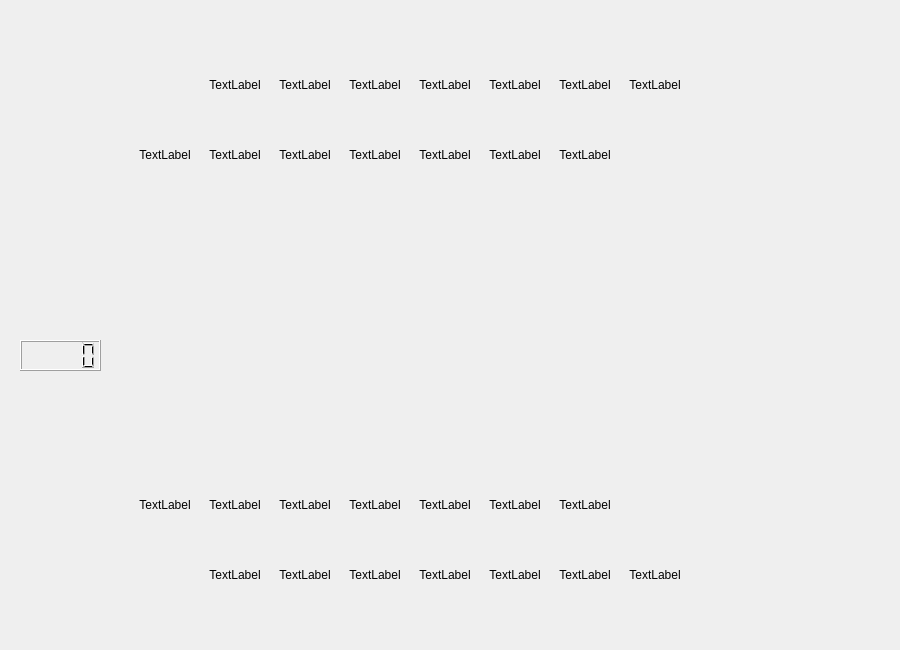
<?xml version="1.0" encoding="UTF-8"?>
<ui version="4.0">
 <class>playWindow</class>
 <widget class="QWidget" name="playWindow">
  <property name="geometry">
   <rect>
    <x>0</x>
    <y>0</y>
    <width>900</width>
    <height>650</height>
   </rect>
  </property>
  <property name="windowTitle">
   <string>Form</string>
  </property>
  <widget class="boardMouseEvent" name="label">
   <property name="geometry">
    <rect>
     <x>130</x>
     <y>50</y>
     <width>560</width>
     <height>560</height>
    </rect>
   </property>
   <property name="cursor">
    <cursorShape>ClosedHandCursor</cursorShape>
   </property>
   <property name="mouseTracking">
    <bool>true</bool>
   </property>
   <property name="text">
    <string/>
   </property>
  </widget>
  <widget class="mouseEvent" name="player1King">
   <property name="geometry">
    <rect>
     <x>410</x>
     <y>50</y>
     <width>70</width>
     <height>70</height>
    </rect>
   </property>
   <property name="cursor">
    <cursorShape>OpenHandCursor</cursorShape>
   </property>
   <property name="mouseTracking">
    <bool>true</bool>
   </property>
   <property name="text">
    <string>TextLabel</string>
   </property>
   <property name="alignment">
    <set>Qt::AlignCenter</set>
   </property>
  </widget>
  <widget class="mouseEvent" name="player1Pawn1">
   <property name="geometry">
    <rect>
     <x>130</x>
     <y>120</y>
     <width>70</width>
     <height>70</height>
    </rect>
   </property>
   <property name="cursor">
    <cursorShape>OpenHandCursor</cursorShape>
   </property>
   <property name="mouseTracking">
    <bool>true</bool>
   </property>
   <property name="text">
    <string>TextLabel</string>
   </property>
   <property name="alignment">
    <set>Qt::AlignCenter</set>
   </property>
  </widget>
  <widget class="mouseEvent" name="player1Pawn4">
   <property name="geometry">
    <rect>
     <x>340</x>
     <y>120</y>
     <width>70</width>
     <height>70</height>
    </rect>
   </property>
   <property name="cursor">
    <cursorShape>OpenHandCursor</cursorShape>
   </property>
   <property name="mouseTracking">
    <bool>true</bool>
   </property>
   <property name="text">
    <string>TextLabel</string>
   </property>
   <property name="alignment">
    <set>Qt::AlignCenter</set>
   </property>
  </widget>
  <widget class="mouseEvent" name="player1Pawn8">
   <property name="enabled">
    <bool>true</bool>
   </property>
   <property name="geometry">
    <rect>
     <x>620</x>
     <y>120</y>
     <width>70</width>
     <height>70</height>
    </rect>
   </property>
   <property name="cursor">
    <cursorShape>OpenHandCursor</cursorShape>
   </property>
   <property name="mouseTracking">
    <bool>true</bool>
   </property>
   <property name="focusPolicy">
    <enum>Qt::ClickFocus</enum>
   </property>
   <property name="frameShape">
    <enum>QFrame::NoFrame</enum>
   </property>
   <property name="text">
    <string/>
   </property>
   <property name="scaledContents">
    <bool>false</bool>
   </property>
   <property name="alignment">
    <set>Qt::AlignCenter</set>
   </property>
  </widget>
  <widget class="mouseEvent" name="player1Pawn5">
   <property name="geometry">
    <rect>
     <x>410</x>
     <y>120</y>
     <width>70</width>
     <height>70</height>
    </rect>
   </property>
   <property name="cursor">
    <cursorShape>OpenHandCursor</cursorShape>
   </property>
   <property name="mouseTracking">
    <bool>true</bool>
   </property>
   <property name="text">
    <string>TextLabel</string>
   </property>
   <property name="alignment">
    <set>Qt::AlignCenter</set>
   </property>
  </widget>
  <widget class="mouseEvent" name="player1Pawn7">
   <property name="geometry">
    <rect>
     <x>550</x>
     <y>120</y>
     <width>70</width>
     <height>70</height>
    </rect>
   </property>
   <property name="cursor">
    <cursorShape>OpenHandCursor</cursorShape>
   </property>
   <property name="mouseTracking">
    <bool>true</bool>
   </property>
   <property name="text">
    <string>TextLabel</string>
   </property>
   <property name="scaledContents">
    <bool>false</bool>
   </property>
   <property name="alignment">
    <set>Qt::AlignCenter</set>
   </property>
  </widget>
  <widget class="mouseEvent" name="player1Queen">
   <property name="geometry">
    <rect>
     <x>340</x>
     <y>50</y>
     <width>70</width>
     <height>70</height>
    </rect>
   </property>
   <property name="cursor">
    <cursorShape>OpenHandCursor</cursorShape>
   </property>
   <property name="mouseTracking">
    <bool>true</bool>
   </property>
   <property name="text">
    <string>TextLabel</string>
   </property>
   <property name="alignment">
    <set>Qt::AlignCenter</set>
   </property>
  </widget>
  <widget class="mouseEvent" name="player1Pawn2">
   <property name="geometry">
    <rect>
     <x>200</x>
     <y>120</y>
     <width>70</width>
     <height>70</height>
    </rect>
   </property>
   <property name="cursor">
    <cursorShape>OpenHandCursor</cursorShape>
   </property>
   <property name="mouseTracking">
    <bool>true</bool>
   </property>
   <property name="text">
    <string>TextLabel</string>
   </property>
   <property name="alignment">
    <set>Qt::AlignCenter</set>
   </property>
  </widget>
  <widget class="mouseEvent" name="player1Bishop1">
   <property name="geometry">
    <rect>
     <x>270</x>
     <y>50</y>
     <width>70</width>
     <height>70</height>
    </rect>
   </property>
   <property name="cursor">
    <cursorShape>OpenHandCursor</cursorShape>
   </property>
   <property name="mouseTracking">
    <bool>true</bool>
   </property>
   <property name="text">
    <string>TextLabel</string>
   </property>
   <property name="alignment">
    <set>Qt::AlignCenter</set>
   </property>
  </widget>
  <widget class="mouseEvent" name="player1Horse2">
   <property name="geometry">
    <rect>
     <x>550</x>
     <y>50</y>
     <width>70</width>
     <height>70</height>
    </rect>
   </property>
   <property name="cursor">
    <cursorShape>OpenHandCursor</cursorShape>
   </property>
   <property name="mouseTracking">
    <bool>true</bool>
   </property>
   <property name="text">
    <string>TextLabel</string>
   </property>
   <property name="alignment">
    <set>Qt::AlignCenter</set>
   </property>
  </widget>
  <widget class="mouseEvent" name="player1Bishop2">
   <property name="geometry">
    <rect>
     <x>480</x>
     <y>50</y>
     <width>70</width>
     <height>70</height>
    </rect>
   </property>
   <property name="cursor">
    <cursorShape>OpenHandCursor</cursorShape>
   </property>
   <property name="mouseTracking">
    <bool>true</bool>
   </property>
   <property name="text">
    <string>TextLabel</string>
   </property>
   <property name="alignment">
    <set>Qt::AlignCenter</set>
   </property>
  </widget>
  <widget class="mouseEvent" name="player1Pawn3">
   <property name="geometry">
    <rect>
     <x>270</x>
     <y>120</y>
     <width>70</width>
     <height>70</height>
    </rect>
   </property>
   <property name="cursor">
    <cursorShape>OpenHandCursor</cursorShape>
   </property>
   <property name="mouseTracking">
    <bool>true</bool>
   </property>
   <property name="text">
    <string>TextLabel</string>
   </property>
   <property name="alignment">
    <set>Qt::AlignCenter</set>
   </property>
  </widget>
  <widget class="mouseEvent" name="player1Rok1">
   <property name="enabled">
    <bool>true</bool>
   </property>
   <property name="geometry">
    <rect>
     <x>130</x>
     <y>50</y>
     <width>70</width>
     <height>70</height>
    </rect>
   </property>
   <property name="cursor">
    <cursorShape>OpenHandCursor</cursorShape>
   </property>
   <property name="mouseTracking">
    <bool>true</bool>
   </property>
   <property name="focusPolicy">
    <enum>Qt::ClickFocus</enum>
   </property>
   <property name="frameShape">
    <enum>QFrame::NoFrame</enum>
   </property>
   <property name="text">
    <string/>
   </property>
   <property name="scaledContents">
    <bool>false</bool>
   </property>
   <property name="alignment">
    <set>Qt::AlignCenter</set>
   </property>
  </widget>
  <widget class="mouseEvent" name="player1Pawn6">
   <property name="geometry">
    <rect>
     <x>480</x>
     <y>120</y>
     <width>70</width>
     <height>70</height>
    </rect>
   </property>
   <property name="cursor">
    <cursorShape>OpenHandCursor</cursorShape>
   </property>
   <property name="mouseTracking">
    <bool>true</bool>
   </property>
   <property name="text">
    <string>TextLabel</string>
   </property>
   <property name="alignment">
    <set>Qt::AlignCenter</set>
   </property>
  </widget>
  <widget class="mouseEvent" name="player1Horse1">
   <property name="geometry">
    <rect>
     <x>200</x>
     <y>50</y>
     <width>70</width>
     <height>70</height>
    </rect>
   </property>
   <property name="cursor">
    <cursorShape>OpenHandCursor</cursorShape>
   </property>
   <property name="mouseTracking">
    <bool>true</bool>
   </property>
   <property name="text">
    <string>TextLabel</string>
   </property>
   <property name="alignment">
    <set>Qt::AlignCenter</set>
   </property>
  </widget>
  <widget class="mouseEvent" name="player1Rok2">
   <property name="geometry">
    <rect>
     <x>620</x>
     <y>50</y>
     <width>70</width>
     <height>70</height>
    </rect>
   </property>
   <property name="cursor">
    <cursorShape>OpenHandCursor</cursorShape>
   </property>
   <property name="mouseTracking">
    <bool>true</bool>
   </property>
   <property name="text">
    <string>TextLabel</string>
   </property>
   <property name="scaledContents">
    <bool>false</bool>
   </property>
   <property name="alignment">
    <set>Qt::AlignCenter</set>
   </property>
  </widget>
  <widget class="mouseEvent" name="player2Rok2">
   <property name="geometry">
    <rect>
     <x>620</x>
     <y>540</y>
     <width>70</width>
     <height>70</height>
    </rect>
   </property>
   <property name="cursor">
    <cursorShape>OpenHandCursor</cursorShape>
   </property>
   <property name="mouseTracking">
    <bool>true</bool>
   </property>
   <property name="text">
    <string>TextLabel</string>
   </property>
   <property name="scaledContents">
    <bool>false</bool>
   </property>
   <property name="alignment">
    <set>Qt::AlignCenter</set>
   </property>
  </widget>
  <widget class="mouseEvent" name="player2Pawn1">
   <property name="geometry">
    <rect>
     <x>130</x>
     <y>470</y>
     <width>70</width>
     <height>70</height>
    </rect>
   </property>
   <property name="cursor">
    <cursorShape>OpenHandCursor</cursorShape>
   </property>
   <property name="mouseTracking">
    <bool>true</bool>
   </property>
   <property name="text">
    <string>TextLabel</string>
   </property>
   <property name="alignment">
    <set>Qt::AlignCenter</set>
   </property>
  </widget>
  <widget class="mouseEvent" name="player2Queen">
   <property name="geometry">
    <rect>
     <x>340</x>
     <y>540</y>
     <width>70</width>
     <height>70</height>
    </rect>
   </property>
   <property name="cursor">
    <cursorShape>OpenHandCursor</cursorShape>
   </property>
   <property name="mouseTracking">
    <bool>true</bool>
   </property>
   <property name="text">
    <string>TextLabel</string>
   </property>
   <property name="alignment">
    <set>Qt::AlignCenter</set>
   </property>
  </widget>
  <widget class="mouseEvent" name="player2Horse1">
   <property name="geometry">
    <rect>
     <x>200</x>
     <y>540</y>
     <width>70</width>
     <height>70</height>
    </rect>
   </property>
   <property name="cursor">
    <cursorShape>OpenHandCursor</cursorShape>
   </property>
   <property name="mouseTracking">
    <bool>true</bool>
   </property>
   <property name="text">
    <string>TextLabel</string>
   </property>
   <property name="alignment">
    <set>Qt::AlignCenter</set>
   </property>
  </widget>
  <widget class="mouseEvent" name="player2Pawn4">
   <property name="geometry">
    <rect>
     <x>340</x>
     <y>470</y>
     <width>70</width>
     <height>70</height>
    </rect>
   </property>
   <property name="cursor">
    <cursorShape>OpenHandCursor</cursorShape>
   </property>
   <property name="mouseTracking">
    <bool>true</bool>
   </property>
   <property name="text">
    <string>TextLabel</string>
   </property>
   <property name="alignment">
    <set>Qt::AlignCenter</set>
   </property>
  </widget>
  <widget class="mouseEvent" name="player2King">
   <property name="geometry">
    <rect>
     <x>410</x>
     <y>540</y>
     <width>70</width>
     <height>70</height>
    </rect>
   </property>
   <property name="cursor">
    <cursorShape>OpenHandCursor</cursorShape>
   </property>
   <property name="mouseTracking">
    <bool>true</bool>
   </property>
   <property name="text">
    <string>TextLabel</string>
   </property>
   <property name="alignment">
    <set>Qt::AlignCenter</set>
   </property>
  </widget>
  <widget class="mouseEvent" name="player2Pawn2">
   <property name="geometry">
    <rect>
     <x>200</x>
     <y>470</y>
     <width>70</width>
     <height>70</height>
    </rect>
   </property>
   <property name="cursor">
    <cursorShape>OpenHandCursor</cursorShape>
   </property>
   <property name="mouseTracking">
    <bool>true</bool>
   </property>
   <property name="text">
    <string>TextLabel</string>
   </property>
   <property name="alignment">
    <set>Qt::AlignCenter</set>
   </property>
  </widget>
  <widget class="mouseEvent" name="player2Horse2">
   <property name="geometry">
    <rect>
     <x>550</x>
     <y>540</y>
     <width>70</width>
     <height>70</height>
    </rect>
   </property>
   <property name="cursor">
    <cursorShape>OpenHandCursor</cursorShape>
   </property>
   <property name="mouseTracking">
    <bool>true</bool>
   </property>
   <property name="text">
    <string>TextLabel</string>
   </property>
   <property name="alignment">
    <set>Qt::AlignCenter</set>
   </property>
  </widget>
  <widget class="mouseEvent" name="player2Pawn3">
   <property name="geometry">
    <rect>
     <x>270</x>
     <y>470</y>
     <width>70</width>
     <height>70</height>
    </rect>
   </property>
   <property name="cursor">
    <cursorShape>OpenHandCursor</cursorShape>
   </property>
   <property name="mouseTracking">
    <bool>true</bool>
   </property>
   <property name="text">
    <string>TextLabel</string>
   </property>
   <property name="alignment">
    <set>Qt::AlignCenter</set>
   </property>
  </widget>
  <widget class="mouseEvent" name="player2Pawn6">
   <property name="geometry">
    <rect>
     <x>480</x>
     <y>470</y>
     <width>70</width>
     <height>70</height>
    </rect>
   </property>
   <property name="cursor">
    <cursorShape>OpenHandCursor</cursorShape>
   </property>
   <property name="mouseTracking">
    <bool>true</bool>
   </property>
   <property name="text">
    <string>TextLabel</string>
   </property>
   <property name="alignment">
    <set>Qt::AlignCenter</set>
   </property>
  </widget>
  <widget class="mouseEvent" name="player2Pawn5">
   <property name="geometry">
    <rect>
     <x>410</x>
     <y>470</y>
     <width>70</width>
     <height>70</height>
    </rect>
   </property>
   <property name="cursor">
    <cursorShape>OpenHandCursor</cursorShape>
   </property>
   <property name="mouseTracking">
    <bool>true</bool>
   </property>
   <property name="text">
    <string>TextLabel</string>
   </property>
   <property name="alignment">
    <set>Qt::AlignCenter</set>
   </property>
  </widget>
  <widget class="mouseEvent" name="player2Pawn7">
   <property name="geometry">
    <rect>
     <x>550</x>
     <y>470</y>
     <width>70</width>
     <height>70</height>
    </rect>
   </property>
   <property name="cursor">
    <cursorShape>OpenHandCursor</cursorShape>
   </property>
   <property name="mouseTracking">
    <bool>true</bool>
   </property>
   <property name="text">
    <string>TextLabel</string>
   </property>
   <property name="scaledContents">
    <bool>false</bool>
   </property>
   <property name="alignment">
    <set>Qt::AlignCenter</set>
   </property>
  </widget>
  <widget class="mouseEvent" name="player2Bishop1">
   <property name="geometry">
    <rect>
     <x>270</x>
     <y>540</y>
     <width>70</width>
     <height>70</height>
    </rect>
   </property>
   <property name="cursor">
    <cursorShape>OpenHandCursor</cursorShape>
   </property>
   <property name="mouseTracking">
    <bool>true</bool>
   </property>
   <property name="text">
    <string>TextLabel</string>
   </property>
   <property name="alignment">
    <set>Qt::AlignCenter</set>
   </property>
  </widget>
  <widget class="mouseEvent" name="player2Bishop2">
   <property name="geometry">
    <rect>
     <x>480</x>
     <y>540</y>
     <width>70</width>
     <height>70</height>
    </rect>
   </property>
   <property name="cursor">
    <cursorShape>OpenHandCursor</cursorShape>
   </property>
   <property name="mouseTracking">
    <bool>true</bool>
   </property>
   <property name="text">
    <string>TextLabel</string>
   </property>
   <property name="alignment">
    <set>Qt::AlignCenter</set>
   </property>
  </widget>
  <widget class="mouseEvent" name="player2Rok1">
   <property name="enabled">
    <bool>true</bool>
   </property>
   <property name="geometry">
    <rect>
     <x>130</x>
     <y>540</y>
     <width>70</width>
     <height>70</height>
    </rect>
   </property>
   <property name="cursor">
    <cursorShape>OpenHandCursor</cursorShape>
   </property>
   <property name="mouseTracking">
    <bool>true</bool>
   </property>
   <property name="focusPolicy">
    <enum>Qt::ClickFocus</enum>
   </property>
   <property name="frameShape">
    <enum>QFrame::NoFrame</enum>
   </property>
   <property name="text">
    <string/>
   </property>
   <property name="scaledContents">
    <bool>false</bool>
   </property>
   <property name="alignment">
    <set>Qt::AlignCenter</set>
   </property>
  </widget>
  <widget class="mouseEvent" name="player2Pawn8">
   <property name="enabled">
    <bool>true</bool>
   </property>
   <property name="geometry">
    <rect>
     <x>620</x>
     <y>470</y>
     <width>70</width>
     <height>70</height>
    </rect>
   </property>
   <property name="cursor">
    <cursorShape>OpenHandCursor</cursorShape>
   </property>
   <property name="mouseTracking">
    <bool>true</bool>
   </property>
   <property name="focusPolicy">
    <enum>Qt::ClickFocus</enum>
   </property>
   <property name="frameShape">
    <enum>QFrame::NoFrame</enum>
   </property>
   <property name="text">
    <string/>
   </property>
   <property name="scaledContents">
    <bool>false</bool>
   </property>
   <property name="alignment">
    <set>Qt::AlignCenter</set>
   </property>
  </widget>
  <widget class="QLabel" name="message">
   <property name="geometry">
    <rect>
     <x>30</x>
     <y>260</y>
     <width>47</width>
     <height>13</height>
    </rect>
   </property>
   <property name="text">
    <string/>
   </property>
  </widget>
  <widget class="LCDNumber" name="lcdNumber">
   <property name="geometry">
    <rect>
     <x>20</x>
     <y>340</y>
     <width>81</width>
     <height>31</height>
    </rect>
   </property>
  </widget>
 </widget>
 <customwidgets>
  <customwidget>
   <class>mouseEvent</class>
   <extends>QLabel</extends>
   <header>mouseevent.h</header>
  </customwidget>
  <customwidget>
   <class>boardMouseEvent</class>
   <extends>QLabel</extends>
   <header>boardmouseevent.h</header>
  </customwidget>
  <customwidget>
   <class>LCDNumber</class>
   <extends>QLCDNumber</extends>
   <header location="global">lcdnumber.h</header>
  </customwidget>
 </customwidgets>
 <resources/>
 <connections/>
</ui>
